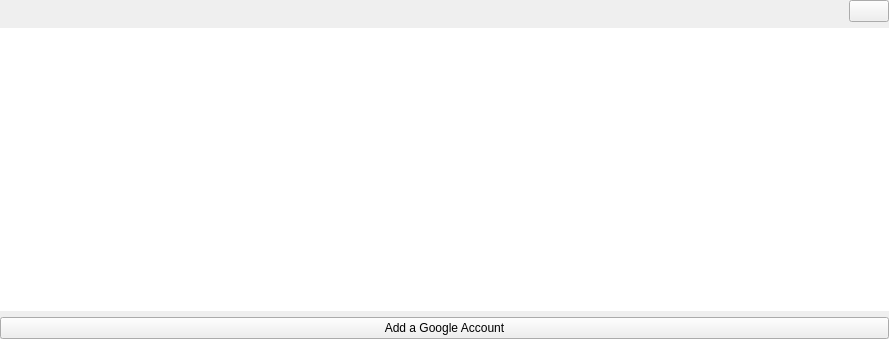
<?xml version="1.0" encoding="UTF-8"?>
<ui version="4.0">
 <class>YoutubeConfiguration</class>
 <widget class="QFrame" name="YoutubeConfiguration">
  <property name="geometry">
   <rect>
    <x>0</x>
    <y>0</y>
    <width>889</width>
    <height>339</height>
   </rect>
  </property>
  <layout class="QVBoxLayout" name="verticalLayout">
   <property name="leftMargin">
    <number>0</number>
   </property>
   <property name="topMargin">
    <number>0</number>
   </property>
   <property name="rightMargin">
    <number>0</number>
   </property>
   <property name="bottomMargin">
    <number>0</number>
   </property>
   <item>
    <widget class="QFrame" name="accountInfoFrame">
     <property name="frameShape">
      <enum>QFrame::NoFrame</enum>
     </property>
     <property name="frameShadow">
      <enum>QFrame::Raised</enum>
     </property>
     <layout class="QHBoxLayout" name="horizontalLayout_2">
      <property name="leftMargin">
       <number>6</number>
      </property>
      <property name="topMargin">
       <number>0</number>
      </property>
      <property name="rightMargin">
       <number>0</number>
      </property>
      <property name="bottomMargin">
       <number>0</number>
      </property>
      <item>
       <widget class="QLabel" name="accountNameLabel">
        <property name="text">
         <string/>
        </property>
       </widget>
      </item>
      <item>
       <spacer name="horizontalSpacer_2">
        <property name="orientation">
         <enum>Qt::Horizontal</enum>
        </property>
        <property name="sizeHint" stdset="0">
         <size>
          <width>40</width>
          <height>20</height>
         </size>
        </property>
       </spacer>
      </item>
      <item>
       <widget class="QPushButton" name="changeAccountButton">
        <property name="toolTip">
         <string>Log in with another account</string>
        </property>
        <property name="text">
         <string notr="true"/>
        </property>
        <property name="icon">
         <iconset>
          <normaloff>../../../libvideostitch-gui/assets/icon/live/user.png</normaloff>../../../libvideostitch-gui/assets/icon/live/user.png</iconset>
        </property>
       </widget>
      </item>
     </layout>
    </widget>
   </item>
   <item>
    <widget class="QStackedWidget" name="stackedWidget">
     <property name="currentIndex">
      <number>1</number>
     </property>
     <widget class="QWidget" name="pageBroadcasts">
      <layout class="QVBoxLayout" name="verticalLayout_3">
       <item>
        <widget class="QGroupBox" name="selectEventBox">
         <property name="title">
          <string>Select Event</string>
         </property>
         <layout class="QVBoxLayout" name="verticalLayout_2">
          <property name="leftMargin">
           <number>0</number>
          </property>
          <property name="topMargin">
           <number>0</number>
          </property>
          <property name="rightMargin">
           <number>0</number>
          </property>
          <property name="bottomMargin">
           <number>0</number>
          </property>
          <item>
           <widget class="YoutubeTableView" name="broadcastsView">
            <property name="focusPolicy">
             <enum>Qt::NoFocus</enum>
            </property>
            <property name="frameShape">
             <enum>QFrame::NoFrame</enum>
            </property>
            <property name="verticalScrollBarPolicy">
             <enum>Qt::ScrollBarAsNeeded</enum>
            </property>
            <property name="horizontalScrollBarPolicy">
             <enum>Qt::ScrollBarAlwaysOff</enum>
            </property>
            <property name="sizeAdjustPolicy">
             <enum>QAbstractScrollArea::AdjustToContents</enum>
            </property>
            <property name="editTriggers">
             <set>QAbstractItemView::NoEditTriggers</set>
            </property>
            <property name="showDropIndicator" stdset="0">
             <bool>false</bool>
            </property>
            <property name="dragDropOverwriteMode">
             <bool>false</bool>
            </property>
            <property name="selectionMode">
             <enum>QAbstractItemView::SingleSelection</enum>
            </property>
            <property name="selectionBehavior">
             <enum>QAbstractItemView::SelectRows</enum>
            </property>
            <property name="showGrid">
             <bool>false</bool>
            </property>
            <property name="sortingEnabled">
             <bool>true</bool>
            </property>
            <attribute name="horizontalHeaderVisible">
             <bool>false</bool>
            </attribute>
            <attribute name="horizontalHeaderStretchLastSection">
             <bool>false</bool>
            </attribute>
            <attribute name="verticalHeaderVisible">
             <bool>false</bool>
            </attribute>
            <attribute name="verticalHeaderHighlightSections">
             <bool>false</bool>
            </attribute>
            <attribute name="verticalHeaderStretchLastSection">
             <bool>false</bool>
            </attribute>
           </widget>
          </item>
         </layout>
        </widget>
       </item>
       <item>
        <spacer name="verticalSpacer">
         <property name="orientation">
          <enum>Qt::Vertical</enum>
         </property>
         <property name="sizeHint" stdset="0">
          <size>
           <width>20</width>
           <height>40</height>
          </size>
         </property>
        </spacer>
       </item>
       <item>
        <widget class="QFrame" name="updateConfigureFrame">
         <property name="frameShape">
          <enum>QFrame::StyledPanel</enum>
         </property>
         <property name="frameShadow">
          <enum>QFrame::Raised</enum>
         </property>
         <layout class="QHBoxLayout" name="horizontalLayout_3">
          <property name="leftMargin">
           <number>0</number>
          </property>
          <property name="topMargin">
           <number>0</number>
          </property>
          <property name="rightMargin">
           <number>0</number>
          </property>
          <property name="bottomMargin">
           <number>0</number>
          </property>
          <item>
           <widget class="QLabel" name="infoLabel">
            <property name="text">
             <string>&lt;html&gt;&lt;head/&gt;&lt;body&gt;&lt;p&gt;If you don't see your events you should try updating the list. &lt;br/&gt;To configure your events go to &lt;a href=&quot;https://www.youtube.com/my_live_events&quot;&gt;&lt;span style=&quot; text-decoration: underline; color:#009dff;&quot;&gt;YouTube events settings&lt;/span&gt;&lt;/a&gt;.&lt;/p&gt;&lt;/body&gt;&lt;/html&gt;</string>
            </property>
           </widget>
          </item>
          <item>
           <spacer name="horizontalSpacer">
            <property name="orientation">
             <enum>Qt::Horizontal</enum>
            </property>
            <property name="sizeHint" stdset="0">
             <size>
              <width>40</width>
              <height>20</height>
             </size>
            </property>
           </spacer>
          </item>
          <item>
           <widget class="QPushButton" name="updateButton">
            <property name="minimumSize">
             <size>
              <width>70</width>
              <height>70</height>
             </size>
            </property>
            <property name="maximumSize">
             <size>
              <width>70</width>
              <height>70</height>
             </size>
            </property>
            <property name="toolTip">
             <string>Update events</string>
            </property>
            <property name="text">
             <string notr="true"/>
            </property>
            <property name="icon">
             <iconset>
              <normaloff>../../../libvideostitch-gui/assets/icon/live/refresh.png</normaloff>../../../libvideostitch-gui/assets/icon/live/refresh.png</iconset>
            </property>
           </widget>
          </item>
          <item>
           <widget class="QPushButton" name="saveButton">
            <property name="enabled">
             <bool>false</bool>
            </property>
            <property name="minimumSize">
             <size>
              <width>70</width>
              <height>70</height>
             </size>
            </property>
            <property name="maximumSize">
             <size>
              <width>70</width>
              <height>70</height>
             </size>
            </property>
            <property name="toolTip">
             <string>Save changes</string>
            </property>
            <property name="text">
             <string notr="true"/>
            </property>
            <property name="icon">
             <iconset>
              <normaloff>../../../libvideostitch-gui/assets/icon/live/save.png</normaloff>../../../libvideostitch-gui/assets/icon/live/save.png</iconset>
            </property>
           </widget>
          </item>
         </layout>
        </widget>
       </item>
      </layout>
     </widget>
     <widget class="QWidget" name="pageSelectAccount">
      <layout class="QVBoxLayout" name="verticalLayout_5">
       <property name="leftMargin">
        <number>0</number>
       </property>
       <property name="topMargin">
        <number>0</number>
       </property>
       <property name="rightMargin">
        <number>0</number>
       </property>
       <property name="bottomMargin">
        <number>0</number>
       </property>
       <item>
        <widget class="SectionView" name="accountsView">
         <property name="frameShape">
          <enum>QFrame::NoFrame</enum>
         </property>
         <property name="editTriggers">
          <set>QAbstractItemView::NoEditTriggers</set>
         </property>
         <property name="showDropIndicator" stdset="0">
          <bool>false</bool>
         </property>
        </widget>
       </item>
       <item>
        <widget class="QPushButton" name="authButton">
         <property name="text">
          <string>Add a Google Account</string>
         </property>
        </widget>
       </item>
      </layout>
     </widget>
    </widget>
   </item>
  </layout>
 </widget>
 <customwidgets>
  <customwidget>
   <class>SectionView</class>
   <extends>QTableView</extends>
   <header>sectionview.hpp</header>
  </customwidget>
  <customwidget>
   <class>YoutubeTableView</class>
   <extends>QTableView</extends>
   <header>configurations/youtubetableview.hpp</header>
  </customwidget>
 </customwidgets>
 <resources/>
 <connections/>
</ui>
